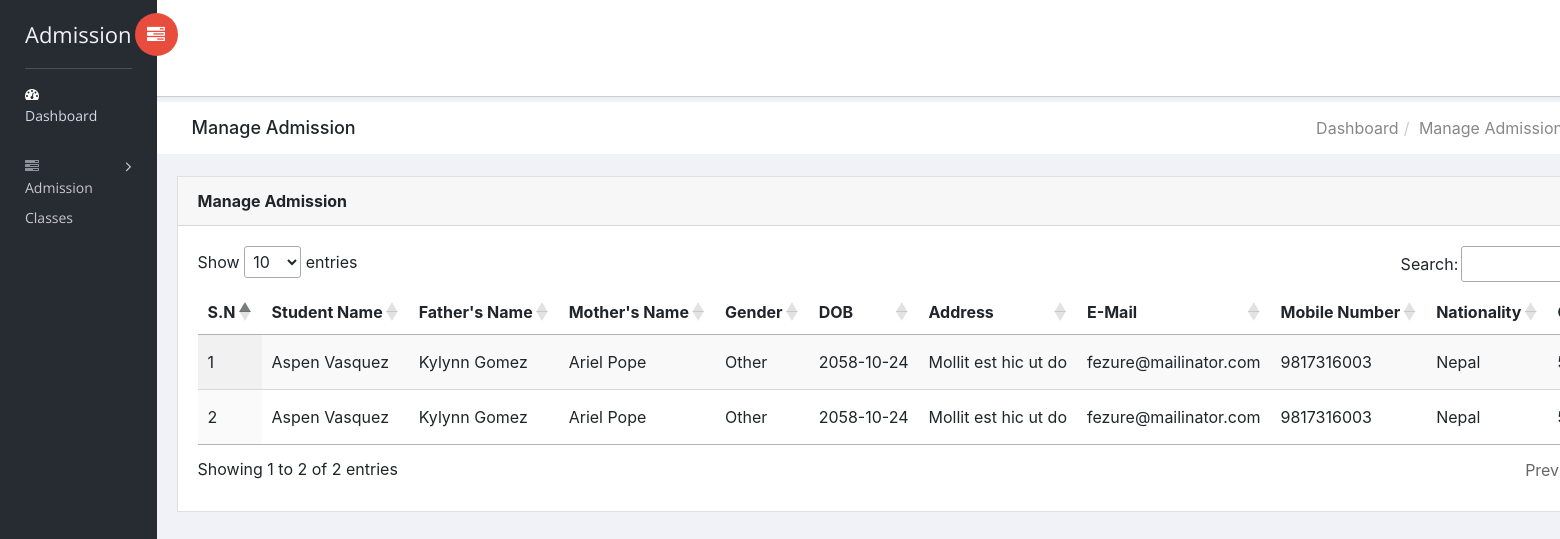
/Dashboard/admission/manage-admission.php, run on the app's committed database.
### tables this page shows
CREATE TABLE `admission` (
  `id` int(11) NOT NULL,
  `s_name` varchar(255) NOT NULL,
  `f_name` varchar(255) NOT NULL,
  `m_name` varchar(255) NOT NULL,
  `s_gender` varchar(255) NOT NULL,
  `s_dob` date NOT NULL,
  `address` varchar(255) NOT NULL,
  `e_mail` varchar(255) NOT NULL,
  `mobile_number` bigint(10) NOT NULL,
  `s_nationality` varchar(100) NOT NULL,
  `s_class` varchar(100) NOT NULL,
  `s_photo` varchar(500) NOT NULL,
  `nationality_photo` varchar(500) NOT NULL,
  `tc_certificate` varchar(500) NOT NULL,
  `s_marksheet` varchar(500) NOT NULL
);

### Dashboard/admission/manage-admission.php (the view, shortened to what this page needs)
<?php session_start();
include('includes/dbconnection.php');
  ?>
<!doctype html>
<html class="no-js" lang="en">
<head>
    <link rel="stylesheet" href="../vendors/bootstrap/dist/css/bootstrap.min.css">
    <link rel="stylesheet" href="../vendors/font-awesome/css/font-awesome.min.css">
    <link rel="stylesheet" href="../vendors/themify-icons/css/themify-icons.css">
    <link rel="stylesheet" href="../vendors/flag-icon-css/css/flag-icon.min.css">
    <link rel="stylesheet" href="../vendors/selectFX/css/cs-skin-elastic.css">
    <link rel="stylesheet" href="../assets/css/style.css">
    <link rel="stylesheet" href="https://cdn.datatables.net/1.13.6/css/jquery.dataTables.min.css"/>
</head>
<body>
    <?php include_once('includes/sidebar.php');?>
    <div id="right-panel" class="right-panel">
        <?php include_once('includes/header.php');?>
        <div class="breadcrumbs">
            <div class="col-sm-4">
                <div class="page-header float-left">
                    <div class="page-title">
                        <h1>Manage Admission</h1>
                    </div>
                </div>
            </div>
            <div class="col-sm-8">
                <div class="page-header float-right">
                    <div class="page-title">
                        <ol class="breadcrumb text-right">
                            <li><a href="A-admin.php">Dashboard</a></li>
                            <li><a href="manage-admission.php">Manage Admission</a></li>
                        </ol>
                    </div>
                </div>
            </div>
        </div>
        <div class="content mt-3">
            <div class="animated fadeIn">
                <div class="row">
                    <div class="col-lg-12">
                        <div class="card">
                            <div class="card-header">
                                <strong class="card-title">Manage Admission</strong>
                            </div>
                            <div class="card-body">
                                <table id="myTable" class="display responsive nowrap">
                                    <thead>
                                        <tr>
                                            <th>S.N</th>
                                            <th>Student Name</th>
                                            <th>Father's Name</th>
                                            <th>Mother's Name</th>
                                            <th>Gender</th>
                                            <th>DOB</th>
                                            <th>Address</th>
                                            <th>E-Mail</th>
                                            <th>Mobile Number</th>
                                            <th>Nationality</th>
                                            <th>Class</th>
                                        </tr>
                                    </thead>
                                    <?php
                                        $sql = "SELECT * FROM admission";
                                        $query = $dbh -> prepare($sql);
                                        $query->execute();
                                        $results=$query->fetchAll(PDO::FETCH_OBJ);
                                        $cnt=1;
                                        if($query->rowCount() > 0)
                                        {
                                        foreach($results as $row)
                                        {
                                    ?>
                                    <tr>
                                      <td><?php echo htmlentities($cnt);?></td>
                                      <td><?php  echo htmlentities($row->s_name);?></td>
                                      <td><?php  echo htmlentities($row->f_name);?></td>
                                      <td><?php  echo htmlentities($row->m_name);?></td>
                                      <td><?php  echo htmlentities($row->s_gender);?></td>
                                      <td><?php  echo htmlentities($row->s_dob);?></td>
                                      <td><?php  echo htmlentities($row->address);?></td>
                                      <td><?php  echo htmlentities($row->e_mail);?></td>
                                      <td><?php  echo htmlentities($row->mobile_number);?></td>
                                      <td><?php  echo htmlentities($row->s_nationality);?></td>
                                      <td><?php  echo htmlentities($row->s_class);?></td>
                                    </tr>
                                   <?php $cnt=$cnt+1;}} ?>
                                </table>
                            </div>
                        </div>
                    </div>
                </div>
            </div>
        </div>
    </div>
</body>
</html>

### Dashboard/admission/includes/sidebar.php (shortened to what this page needs)
<aside id="left-panel" class="left-panel">
    <nav class="navbar navbar-expand-sm navbar-default">
        <div class="navbar-header">
                <a class="navbar-brand" href="A-admin.php">Admission</a>
        </div>
        <div id="main-menu" class="main-menu collapse navbar-collapse">
            <ul class="nav navbar-nav">
                <li class="active">
                    <a href="A-admin.php"> <i class="menu-icon fa fa-dashboard"></i>Dashboard </a>
                </li>
                <li class="menu-item-has-children dropdown">
                    <a href="#" class="dropdown-toggle" data-toggle="dropdown" aria-haspopup="true" aria-expanded="false"> <i class="menu-icon fa fa-tasks"></i>Admission Classes</a>
                </li>
            </ul>
        </div>
    </nav>
</aside>

### Dashboard/admission/includes/header.php (shortened to what this page needs)
<header id="header" class="header">
           <div class="header-menu">
               <div class="col-sm-7">
                   <a id="menuToggle" class="menutoggle pull-left"><i class="fa fa fa-tasks"></i></a>
               </div>
               <div class="col-sm-5">
               </div>
           </div>
       </header>

### data on the page
admission: s_name "Aspen Vasquez", f_name "Kylynn Gomez", m_name "Ariel Pope", s_gender "Other", s_dob "2058-10-24", address "Mollit est hic ut do", e_mail "fezure@mailinator.com", mobile_number "9817316003", s_nationality "Nepal"
admission: s_name "Aspen Vasquez", f_name "Kylynn Gomez", m_name "Ariel Pope", s_gender "Other", s_dob "2058-10-24", address "Mollit est hic ut do", e_mail "fezure@mailinator.com", mobile_number "9817316003", s_nationality "Nepal"
